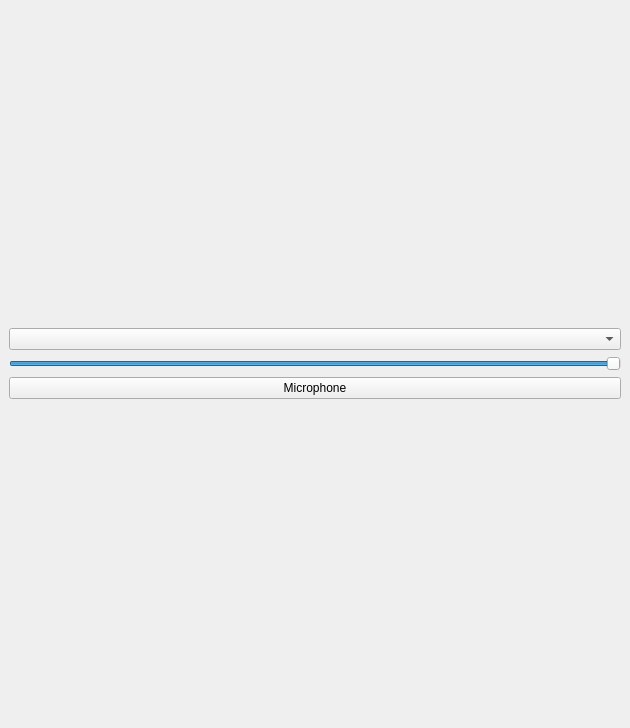
<?xml version="1.0" encoding="UTF-8"?>
<ui version="4.0">
  <class>ListenerAudio</class>
  <widget class="QDockWidget" name="ListenerAudio">
    <property name="geometry">
      <rect>
        <x>0</x>
        <y>0</y>
        <width>630</width>
        <height>728</height>
      </rect>
    </property>
    <property name="focusPolicy">
      <enum>Qt::TabFocus</enum>
    </property>
    <property name="windowIcon">
      <iconset>
        <normaloff>static/microphone.svg</normaloff>static/microphone.svg</iconset>
    </property>
    <property name="autoFillBackground">
      <bool>false</bool>
    </property>
    <property name="floating">
      <bool>true</bool>
    </property>
    <property name="windowTitle">
      <string>A&amp;udio</string>
    </property>
    <widget class="QWidget" name="dockWidgetContents">
      <layout class="QVBoxLayout" name="verticalLayout_2">
        <item>
          <layout class="QVBoxLayout" name="verticalLayout">
            <item>
              <widget class="QComboBox" name="input_select">
                <property name="toolTip">
                  <string>Choose the pulse-audio source</string>
                </property>
                <property name="frame">
                  <bool>true</bool>
                </property>
              </widget>
            </item>
            <item>
              <widget class="QSlider" name="volume_control">
                <property name="toolTip">
                  <string>Modify recording level</string>
                </property>
                <property name="value">
                  <number>99</number>
                </property>
                <property name="sliderPosition">
                  <number>99</number>
                </property>
                <property name="orientation">
                  <enum>Qt::Horizontal</enum>
                </property>
              </widget>
            </item>
            <item>
              <widget class="QPushButton" name="enable_audio">
                <property name="text">
                  <string>Microphone</string>
                </property>
                <property name="icon">
                  <iconset>
                    <normaloff>static/microphone-inactive.svg</normaloff>
                    <normalon>static/microphone-recording.svg</normalon>static/microphone-inactive.svg</iconset>
                </property>
              </widget>
            </item>
          </layout>
        </item>
      </layout>
    </widget>
  </widget>
  <resources/>
  <connections/>
</ui>
